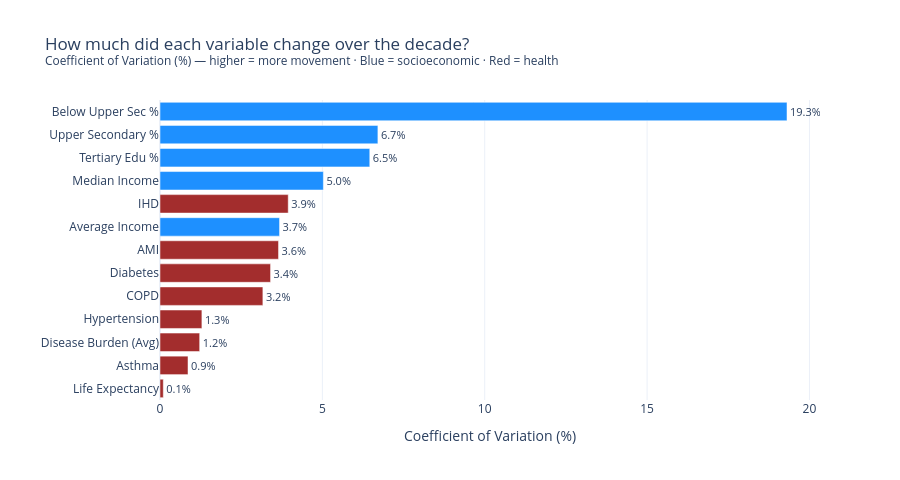

Notebook code cell kept with this figure:
### Markdown cell above
---
## 4. Descriptive Statistics

Instead of a static table, let's visualize the **coefficient of variation** (CV%) — how much each variable changed over the decade relative to its mean. High CV = lots of movement; low CV = stagnant. This tells us which variables actually *have* a story to tell.

### Code cell
# ============================================================
# 4. DESCRIPTIVE STATS — Coefficient of Variation
# ============================================================
# Restore full NS palette (overwritten in 2.2 patch)
NS['crimson'] = '#A32D2D'
NS['navy']    = '#0A1628'
NS['amber']   = '#EF9F27'
NS['coral']   = '#D85A30'
NS['purple']  = '#534AB7'
NS['slate']   = '#5F5E5A'
NS['teal_lt'] = '#5DCAA5'
NS['blue_lt'] = '#85B7EB'
NS['warm_gray'] = '#D3D1C7'
NS['cream']   = '#F8F6F0'
NS['white']   = '#FFFFFF'
desc = merged[all_vars].describe().T
desc['cv_pct'] = (desc['std'] / desc['mean'].abs()) * 100
desc['label'] = [LABELS.get(v, v) for v in desc.index]
desc['category'] = ['Socioeconomic' if v in socio_vars else 'Health' for v in desc.index]
desc = desc.sort_values('cv_pct', ascending=True)

fig = go.Figure()

colors = [NS['blue'] if cat == 'Socioeconomic' else NS['crimson'] for cat in desc['category']]

fig.add_trace(go.Bar(
    y=desc['label'], x=desc['cv_pct'],
    orientation='h', marker_color=colors,
    text=[f"{v:.1f}%" for v in desc['cv_pct']],
    textposition='outside', textfont=dict(size=11),
    hovertemplate='<b>%{y}</b><br>CV: %{x:.1f}%<br>Mean: %{customdata[0]}<br>Std: %{customdata[1]}<extra></extra>',
    customdata=list(zip(
        [f"{v:,.1f}" for v in desc['mean']],
        [f"{v:,.2f}" for v in desc['std']]
    ))
))

fig.update_layout(
    template=NS_TEMPLATE,
    title='How much did each variable change over the decade?<br><sup>Coefficient of Variation (%) — higher = more movement · Blue = socioeconomic · Red = health</sup>',
    xaxis_title='Coefficient of Variation (%)',
    height=480, margin=dict(l=160),
)
fig.show()

### Figure 1 — Plotly figure (JSON) as saved in the notebook; plotly's stock layout.template omitted (floating-point values rounded to 4 significant figures)
{"data": [{"customdata": [["80.4", "0.08"], ["110.8", "0.96"], ["147.6", "1.80"], ["351.1", "4.53"], ["129.9", "4.11"], ["135.3", "4.61"], ["50.9", "1.86"], ["50,022.7", "1,841.43"], ["107.9", "4.26"], ["41,928.0", "2,109.60"], ["57.6", "3.72"], ["33.1", "2.22"], ["9.3", "1.80"]], "hovertemplate": "<b>%{y}</b><br>CV: %{x:.1f}%<br>Mean: %{customdata[0]}<br>Std: %{customdata[1]}<extra></extra>", "marker": {"color": ["#A32D2D", "#A32D2D", "#A32D2D", "#A32D2D", "#A32D2D", "#A32D2D", "#A32D2D", "#1E90FF", "#A32D2D", "#1E90FF", "#1E90FF", "#1E90FF", "#1E90FF"]}, "orientation": "h", "text": ["0.1%", "0.9%", "1.2%", "1.3%", "3.2%", "3.4%", "3.6%", "3.7%", "3.9%", "5.0%", "6.5%", "6.7%", "19.3%"], "textfont": {"size": 11}, "textposition": "outside", "type": "bar", "x": [0.1021, 0.8626, 1.221, 1.29, 3.168, 3.405, 3.65, 3.681, 3.949, 5.031, 6.46, 6.71, 19.31], "y": ["Life Expectancy", "Asthma", "Disease Burden (Avg)", "Hypertension", "COPD", "Diabetes", "AMI", "Average Income", "IHD", "Median Income", "Tertiary Edu %", "Upper Secondary %", "Below Upper Sec %"]}], "layout": {"height": 480, "margin": {"l": 160}, "title": {"text": "How much did each variable change over the decade?<br><sup>Coefficient of Variation (%) — higher = more movement · Blue = socioeconomic · Red = health</sup>"}, "xaxis": {"title": {"text": "Coefficient of Variation (%)"}}}}
